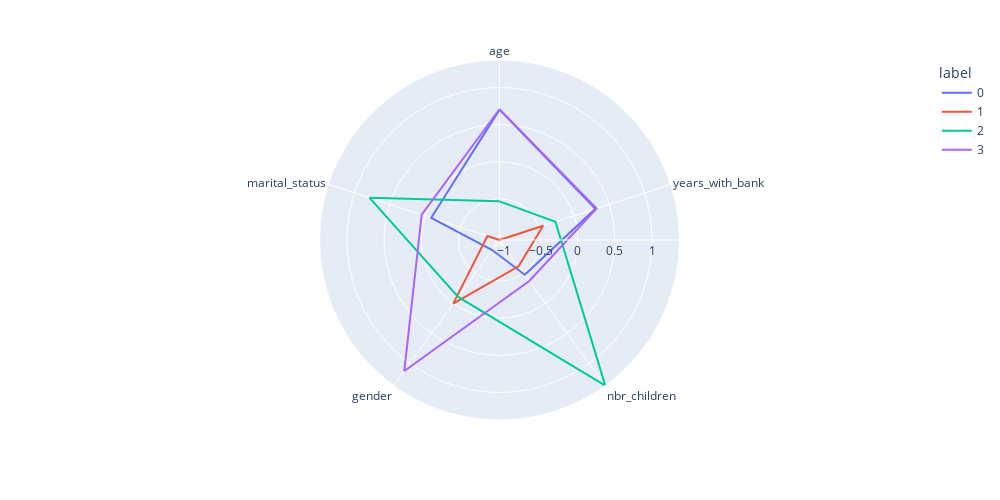

Notebook source saved alongside this figure:
### Code cell
km = KMeans(n_clusters=4, # how many clusters we expected 
            n_init=10, # how many initial runs
            random_state=0)

# Get the fit 
km.fit(x)

# Obtain clusters and classify
clusters = pd.DataFrame(x, columns=df_customer.columns.values[1:])
clusters['label'] = km.labels_

# Group clusters for radar chart
polar = clusters.groupby('label').mean().reset_index()
polar = pd.melt(polar, id_vars=['label'])

#
#labels = 

# Plot the figure
fig2 = px.line_polar(polar, r='value', theta='variable', color='label', line_close=True, height=500, width=1000)
fig2.show()

### Figure 1 — Plotly figure (JSON) as saved in the notebook; plotly's stock layout.template omitted (floating-point values rounded to 4 significant figures)
{"data": [{"hovertemplate": "label=0<br>value=%{r}<br>variable=%{theta}<extra></extra>", "legendgroup": "0", "line": {"color": "#636efa", "dash": "solid"}, "mode": "lines", "name": "0", "r": [0.7019, 0.304, -0.475, -0.887, -0.0876, 0.7019], "showlegend": true, "subplot": "polar", "theta": ["age", "years_with_bank", "nbr_children", "gender", "marital_status", "age"], "type": "scatterpolar"}, {"hovertemplate": "label=1<br>value=%{r}<br>variable=%{theta}<extra></extra>", "legendgroup": "1", "line": {"color": "#EF553B", "dash": "solid"}, "mode": "lines", "name": "1", "r": [-1.054, -0.4362, -0.6162, 0.005131, -0.8831, -1.054], "showlegend": true, "subplot": "polar", "theta": ["age", "years_with_bank", "nbr_children", "gender", "marital_status", "age"], "type": "scatterpolar"}, {"hovertemplate": "label=2<br>value=%{r}<br>variable=%{theta}<extra></extra>", "legendgroup": "2", "line": {"color": "#00cc96", "dash": "solid"}, "mode": "lines", "name": "2", "r": [-0.5338, -0.2621, 1.37, -0.1076, 0.7853, -0.5338], "showlegend": true, "subplot": "polar", "theta": ["age", "years_with_bank", "nbr_children", "gender", "marital_status", "age"], "type": "scatterpolar"}, {"hovertemplate": "label=3<br>value=%{r}<br>variable=%{theta}<extra></extra>", "legendgroup": "3", "line": {"color": "#ab63fa", "dash": "solid"}, "mode": "lines", "name": "3", "r": [0.7065, 0.3209, -0.3721, 1.127, 0.04761, 0.7065], "showlegend": true, "subplot": "polar", "theta": ["age", "years_with_bank", "nbr_children", "gender", "marital_status", "age"], "type": "scatterpolar"}], "layout": {"height": 500, "legend": {"title": {"text": "label"}, "tracegroupgap": 0}, "margin": {"t": 60}, "polar": {"angularaxis": {"direction": "clockwise", "rotation": 90, "type": "category"}, "domain": {"x": [0, 1], "y": [0, 1]}, "radialaxis": {"autorange": true, "range": [-1.054, 1.37], "type": "linear"}}, "width": 1000}}
